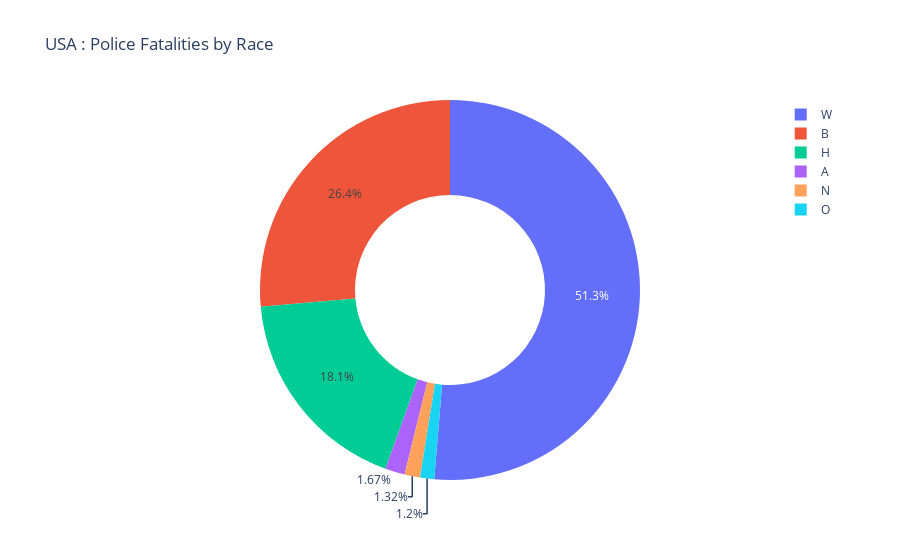

Notebook code for this chart:
### Code cell
fig = px.pie(df_fatalities_race, 
                values=df_fatalities_race.values, 
                names=df_fatalities_race.index,
                title="USA : Police Fatalities by Race",
                hole = 0.5)
fig.show()

### Figure 1 — Plotly figure (JSON) as saved in the notebook; plotly's stock layout.template omitted (floating-point values rounded to 4 significant figures)
{"data": [{"domain": {"x": [0, 1], "y": [0, 1]}, "hole": 0.5, "hovertemplate": "race=%{label}<br>value=%{value}<extra></extra>", "labels": ["A", "B", "H", "N", "O", "W"], "legendgroup": "", "name": "", "showlegend": true, "type": "pie", "values": [39, 618, 423, 31, 28, 1201]}], "layout": {"legend": {"tracegroupgap": 0}, "title": {"text": "USA : Police Fatalities by Race"}}}
